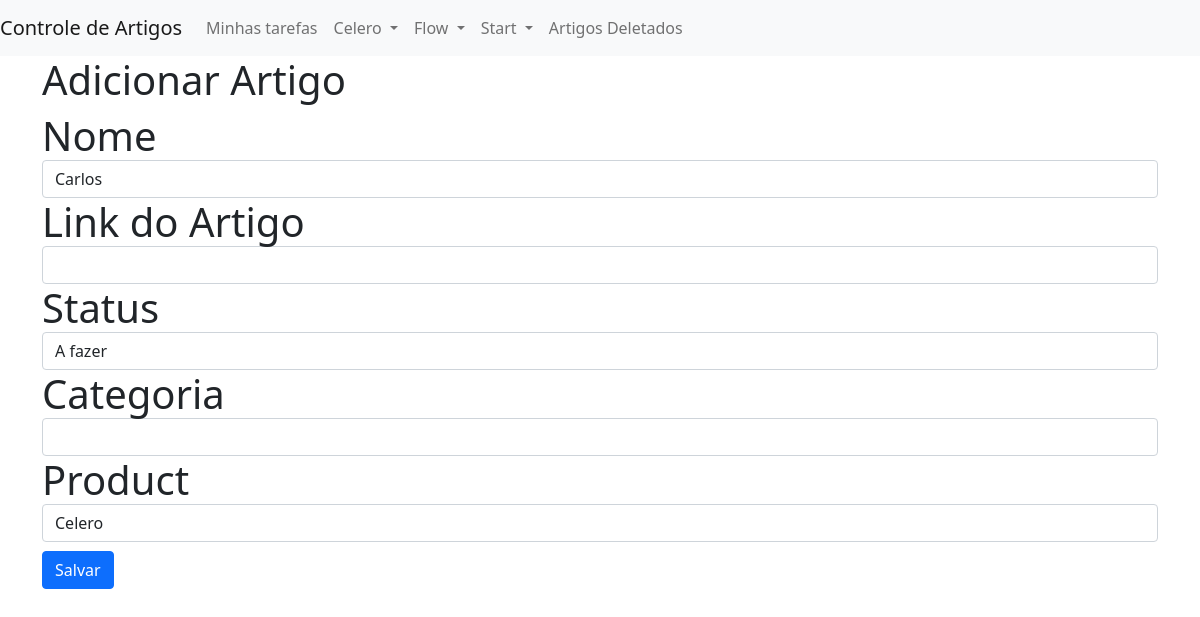
/artigos/editar/6a74f8c0c29b4ccfbbf491e0f71da911, run on the app's committed database.
### articles/models.py (models this page shows, shortened)
class Article(models.Model):
    STATUS_CHOICES = (
        ('AF', 'A fazer'),
        ('FF', 'Feito'),
        ('AR', 'Atualizar'),
        ('AO', 'Atualizado')
    )
    PRODUCT_CHOICES = (
        ('CE', 'Celero'),
        ('ST', 'Start'),
        ('FW', 'Flow')
    )
    article_id = models.UUIDField(primary_key=True, editable=False, default=uuid.uuid4)
    name = models.CharField(max_length=150)
    url = models.URLField(max_length=200, null=True, blank=True)
    status = models.CharField(max_length=2, choices=STATUS_CHOICES)
    last_updated = models.DateField(auto_now=True)
    owner = models.ForeignKey(User, null=True, blank=True, on_delete=models.SET_NULL)
    category = models.CharField(max_length=150, null=True, blank=True)
    product = models.CharField(max_length=2, choices=PRODUCT_CHOICES)
    is_deleted = models.BooleanField(default=False)

### articles/views.py (the view)
# urls.py: path('editar/<str:id>', views.edit_article, name='edit_article'),
def edit_article(request, id):
    template_name = 'articles/edit_article.html'
    context = {}
    article = get_object_or_404(Article, article_id=id, is_deleted=False)
    if request.method == 'POST':
        form = ArticleForm(request.POST, instance=article)
        if form.is_valid():
            form.save()
            if article.product == 'CE':
                return redirect('artigos:celero_list_articles')
            elif article.product == 'ST':
                return redirect('artigos:start_list_articles')
            elif article.product == 'FW':
                return redirect('artigos:flow_list_articles')
    else:
        form = ArticleForm(instance=article)
    context['form'] = form
    return render(request, template_name, context)

### articles/forms.py
class ArticleForm(forms.ModelForm):
    class Meta:
        model = Article
        exclude = ('owner', 'is_deleted', 'last_updated')

### templates/articles/edit_article.html (shortened to what this page needs)
{% extends 'base.html' %}
{% load widget_tweaks %}
{% block body %}
    <div class="container">
        <h1> Adicionar Artigo<h1>
        <div class="row">
            <div class="col-md-12">
                <form action="" method="POST">
                    <div class="form-group">
                        <label for={{form.name.id_for_label}}>Nome</label>
                        {{form.name|add_class:"form-control"|attr:"autofocus"}}
                    </div>
                    <div class="form-group">
                        <label for={{form.url.id_for_label}}>Link do Artigo</label>
                        {{form.url|add_class:"form-control"}}
                    </div>
                    <div class="form-group">
                        <label for={{form.status.id_for_label}}>Status</label>
                        {{form.status|add_class:"form-control"}}
                    </div>
                    <div class="form-group">
                        <label for={{form.category.id_for_label}}>Categoria</label>
                        {{form.category|add_class:"form-control"}}
                    </div>
                    <div class="form-group">
                        <label for={{form.status.id_for_label}}>Product</label>
                        {{form.product|add_class:"form-control"}}
                    </div>
                    <button type="submit" class="btn btn-primary">Salvar</button>
                </form>
            </div>
        </div>
    </div>
{% endblock body %}

### data on the page
Article: name "Carlos", status "A fazer", product "Celero"
